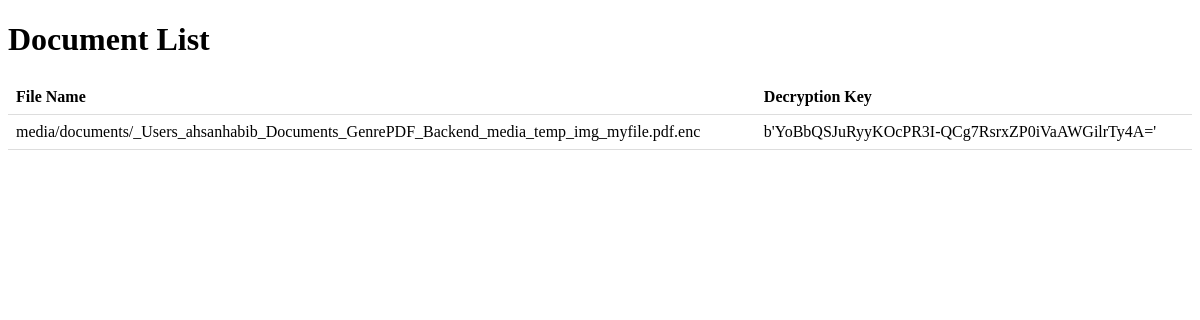
Page /owner/documentList/ (signed in) on the earlier database version.
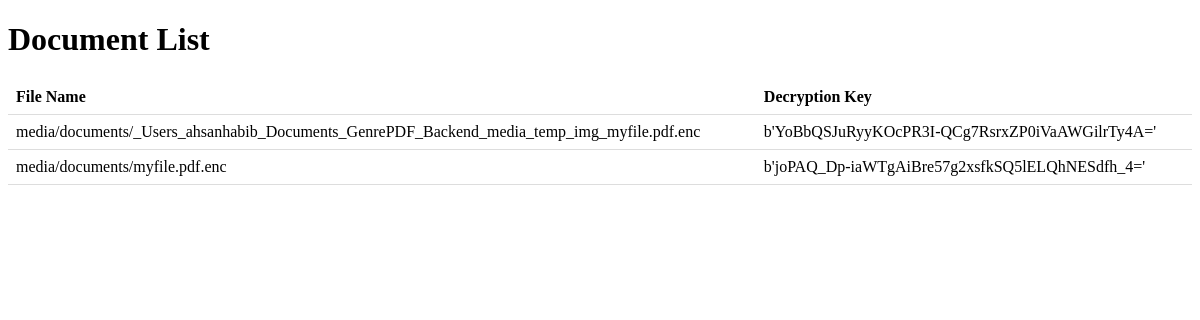
Same page on the later database version.
### Owner/models.py (models this page shows, shortened)
class Document(models.Model):
    owner = models.ForeignKey(User, on_delete=models.CASCADE)
    file = models.FileField(upload_to='documents/')
    key = models.CharField(max_length=200,default='')

### Owner/views.py (the view)
# urls.py: path('documentList/', views.document_list),
def document_list(request):
    documents = Document.objects.filter(owner=request.user)
    return render(request, 'document_list.html', {'documents': documents})

### Templates/document_list.html (shortened to what this page needs)
<!DOCTYPE html>
<html>
<head>
</head>
<body>
    <h1>Document List</h1>
    {% if documents %}
        <table>
            <tr>
                <th>File Name</th>
                <th>Decryption Key</th>
            </tr>
            {% for document in documents %}
                <tr>
                    <td>{{ document.file.name }}</td>
                    <td>{{ document.key }}</td>
                </tr>
            {% endfor %}
        </table>
    {% else %}
        <p>No documents available.</p>
    {% endif %}
</body>
</html>

### Templates/document_list.html (style rules this page uses)
table { border-collapse: collapse; width: 100%; }
th, td { text-align: left; padding: 8px; border-bottom: 1px solid #ddd; }

Differences in the rows shown:
added Document: file.name "media/documents/myfile.pdf.enc", key "b'joPAQ_Dp-iaWTgAiBre57g2xsfkSQ5lELQhNESdfh_4='"
